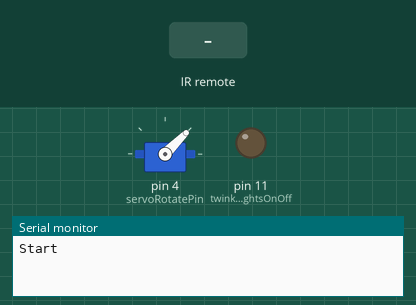
Simulated run of this sketch. Board: Arduino Nano, built with avr-gcc and run on an emulated ATmega328P. Parts: servo, output pins drawn as LEDs (lit = HIGH), the last lines printed to the serial monitor. The test bench sets the inputs (shaded band).

Above: at 1.4 s.
1.5 s: infrared code 0x83 received
At 2.8 s:
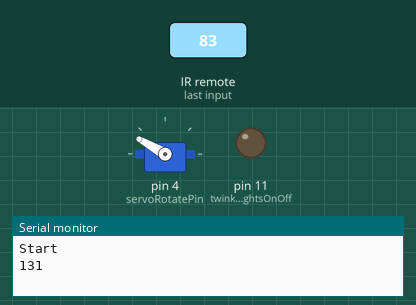
3.1 s: infrared code 0x30 received
At 4.1 s:
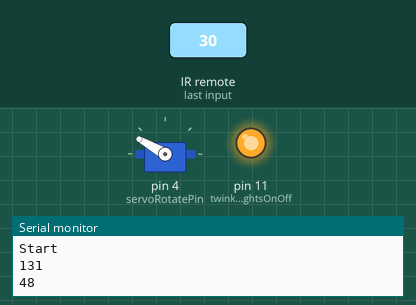
4.7 s: infrared code 0x82 received
At 5.3 s:
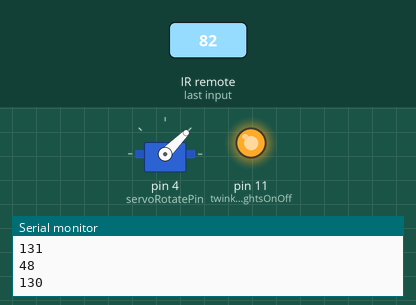
6.3 s: infrared code 0x31 received
At 7.7 s:
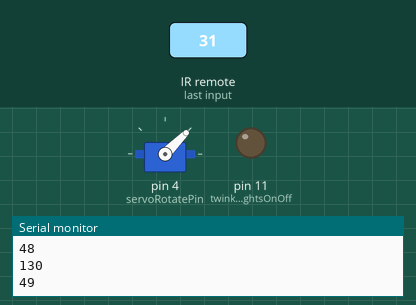
Timing chart, 0 to 8.9 s (numbered marks = the images above; inputs shaded):
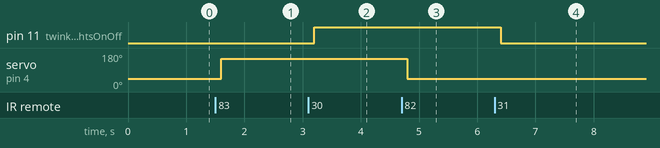

Measured:
- after the input at 1.5 s, servo on pin 4 (servoRotatePin): 45° → 150° after 0.10 s
- after the input at 3.1 s, pin 11 (twinkleLightsOnOff): LOW → HIGH after 0.10 s
- after the input at 4.7 s, servo on pin 4 (servoRotatePin): 150° → 45° after 0.10 s
- after the input at 6.3 s, pin 11 (twinkleLightsOnOff): HIGH → LOW after 0.10 s

The sketch:

AntennaLogic.ino
```cpp
#include <avr/interrupt.h>
#include <avr/sleep.h>
#include <Servo.h>
#include <IRremote.h>


#define servoRotatePin 4
#define rotateClockwise 1
#define rotateCounterClockwise 2
Servo servoRotate;
const int RECV_PIN = 3;
#define interruptPin3  1

#define antennaLeftRightPin 8
#define twinkleLightsOnOff 11

// IRrecv irrecv(RECV_PIN);
uint16_t command; // decoded command;
decode_results results;

int currentPosRotate = 90;
int rotateDirClockwise = false;
int rotateStep = 5;
int button = 0;
int currentButton = 0;
bool first = false;

int sameButtonLoopCounter = 0;
volatile int state = LOW;  // relay off left connector
 volatile unsigned long milliSecondsAtInterrupt = 0;
 unsigned long milliSecondsNow = 0;
 unsigned long runIntervalInMilliseconds = 10000;

void setup() {

  Serial.begin(9600);

  IrReceiver.begin(RECV_PIN);
  Serial.println("Start");
  pinMode (servoRotatePin, OUTPUT);

  servoRotate.attach(servoRotatePin);
    servoRotate.write(45);
    currentPosRotate = 45;
    delay(200);
  //  pinMode(LED_BUILTIN,OUTPUT);
    pinMode(antennaLeftRightPin, OUTPUT);
    pinMode(twinkleLightsOnOff, OUTPUT);
  //  digitalWrite(LED_BUILTIN,LOW);
    digitalWrite(antennaLeftRightPin, LOW);
}

void loop() {

    if (IrReceiver.decode())
   {
     IrReceiver.printIRResultAsCVariables(&Serial);
     command = IrReceiver.decodedIRData.command;

     if(command != 0) Serial.println(command);
     delay(100);
       if ( command == 25 )
       {
         currentButton = rotateClockwise;
       }
       if (command == 29 )
       {
        currentButton = rotateCounterClockwise;
       }
       // channel 2, 6 & 8 position
       if ( command == 130 )
       {
          currentPosRotate = 45;
          servoRotate.write(currentPosRotate);
          delay(300);
          currentButton = 0;
       }
       // channel 12 position
       if ( command == 131 )
       {
          currentPosRotate = 150;
          servoRotate.write(currentPosRotate);
          delay(300);
          currentButton = 0;
       }
       // Antenna 1
       if( command == 54 )
       {
        // skip button pointing right
          digitalWrite(antennaLeftRightPin, HIGH);
       }

         // Antenna 2
       if( command == 55 )
       {
        // skip button pointing left
          digitalWrite(antennaLeftRightPin, LOW);
       }

       //Twinkle LIghts ON
       if( command == 48 ) {
        digitalWrite(twinkleLightsOnOff,HIGH);
       }
       // Twinkle Lights OFF
       if(command == 49 )
       {
        digitalWrite(twinkleLightsOnOff, LOW);
       }

    IrReceiver.resume();        // prepare to receive the next value
    delay(200);
   }

  if(currentButton > 0) {
    Serial.print("button pressed = ");
    Serial.println(currentButton);
    button = currentButton;
    currentButton = 0;
    switch(button){
      case rotateClockwise:
      button = 0;
        currentPosRotate += 5;

        if(currentPosRotate > 180){
             currentPosRotate = 180;
        }
        Serial.print("Rotate to ");
        Serial.println(currentPosRotate);
        servoRotate.write(currentPosRotate);
        delay(500);
    //    sleepNow();
        break;

      case rotateCounterClockwise:
        currentPosRotate -= 5;
        button = 0;
        if(currentPosRotate <= 0){
             currentPosRotate = 0;
        }
        Serial.print("Rotate to ");
        Serial.println(currentPosRotate);
        servoRotate.write(currentPosRotate);
        delay(500);
     //   sleepNow();
        break;

//      default: sleepNow();
    }
  }
}


/* Not working
void sleepNow()
{
//print message to serial monitor to let the user know board has gone to sleep

Serial.println("going to sleep");

//delay is added to allow user to get the full message on the serial monitor before going to sleep
delay(2000);
attachInterrupt(digitalPinToInterrupt(RECV_PIN), wakeupNow, RISING);

// This is where we enable the interrupt, the reason it is done here is so that if the button is pressed accidently it doesn’t interrupt the running program.


//enables the sleep mode
sleep_enable();

// The next line is where we choose the sleep mode we want to use for this code.
//  There are a few options to choose from, each with their own uses.
//  For more information on the sleep modes, please review the Atmega8 datasheet at [http://ww1.microchip.com/downloads/en/DeviceDoc/ATmega48A-PA-88A-PA-168A-PA-328-P-DS-DS40002061A.pdf](http://ww1.microchip.com/downloads/en/DeviceDoc/ATmega48A-PA-88A-PA-168A-PA-328-P-DS-DS40002061A.pdf)

//The 5 different options for sleep modes, they are listed below from least power savings to most power savings:
//  SLEEP_MODE_IDLE
//  SLEEP_MODE_ADC
//  SLEEP_MODE_PWR_SAVE
//  SLEEP_MODE_STANDBY
 // SLEEP_MODE_PWR_DOWN
//For this sketch, we will be using the most power savings possible so we choose SLEEP_MODE_PWR_DOWN

//sleep mode is set here
set_sleep_mode(SLEEP_MODE_STANDBY);


//This is where the device is actually put to sleep
sleep_mode();
}

void wakeupNow(){
    sleep_disable();
    detachInterrupt(digitalPinToInterrupt(RECV_PIN));

    Serial.println("waking up");
    delay(300);
}

 */
```
